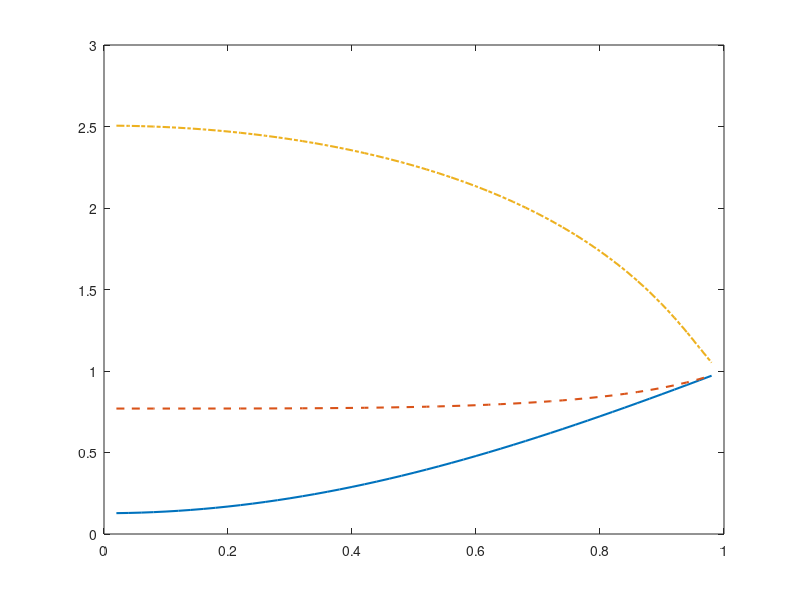

MATLAB code to generate this figure: (Note: this script raises an error after producing the figure.)
%%%%%%%%%%%%%%%%%%%%%%%%%%%%%%%%%%%%%%%%%%%%%%%%%%%%%%%%%%%%%%%%%%%%%%%%%%%
%                                                      
%
%                                
%        Description: This m-file validates through simulation and Gamma 
%        approximation made determining the analytical expressions for the 
%        expected capapacites C_0.
%
%        C_0:       log2(1 + snr_s)   
%
%        According to the channel estimation model the amplitude gain of 
%        the channel estimated at the SR for the PT-PR and ST-SR is 
%        Gausssian distributed 
%            h_s ~ N(h_s * \pho_s, sqrt(1 - rho_s^2)),
%            h_p ~ N(h_p * \pho_s, sqrt(1 - rho_p^2))  
%        
%        Clearly, the power gains (g_s = |h_s|^2 and g_p = |h_p|^2) are
%        distributed according to non central chi-2 distribution with 1
%        degree, which can be approximated as Gamma distribution to ease
%        the analytical analysis. Based on we perform simulation to
%        validate the analytical (Gamma) approximation 
%
%
%        Created on: 31.03.15
%        Last modified: 31.03.15
%        Revision History: 31.03.15 --> File generated   
%  
%%%%%%%%%%%%%%%%%%%%%%%%%%%%%%%%%%%%%%%%%%%%%%%%%%%%%%%%%%%%%%%%%%%%%%%%%%%

clear all;
close all;
clc;



sim = 00;                                       % Enable( = 1) to perform simulation, theoretical analysis
th = 00;                                        % disable ( = 0) to plot curves, data is read from a file
                                                % Theoretical anaylsis is also included of simulation as
                                                % numerical integration is involved
%%%%%%%%%%%%%%%%%%%%%%%%%%%%%%%%%%%%%%%%%%%%%%%%%%%%%%%%%%%%%%%%%%%%%%%%%%%
%   Parameters
%%%%%%%%%%%%%%%%%%%%%%%%%%%%%%%%%%%%%%%%%%%%%%%%%%%%%%%%%%%%%%%%%%%%%%%%%%%
snr_s = 10.^([-10,0,10]/10);                    % snr received at the SR, over the link ST-SR 
dof_s = 1;                                      % degree of freedom for the estimated channel, usually set to 1  


%%%%%%%%%%%%%%%%%%%%%%%%%%%%%%%%%%%%%%%%%%%%%%%%%%%%%%%%%%%%%%%%%%%%%%%%%%%
%   Simulation
%%%%%%%%%%%%%%%%%%%%%%%%%%%%%%%%%%%%%%%%%%%%%%%%%%%%%%%%%%%%%%%%%%%%%%%%%%%
if sim   
    %% Simulation parameters
    M = 1e6;                                                % Number of Realization
    g_s_sim = zeros(1,M);                                   % power gain for the channel g_s 
    rho_s_sim = 0.1:0.1:0.95;                               % Channel correlation coefficient                                            
    Exp_C_0_sim = zeros(length(snr_s),length(rho_s_sim));   % Expected Capacity

    for i = 1:length(snr_s)
        disp(strcat('SIM:snr_s(i) = ',num2str(snr_s(i))));
        for j = 1:length(rho_s_sim)
            disp(strcat('SIM:rho_s_sim(j) = ',num2str(rho_s_sim(j))));
            parfor k = 1:M
                g_s_sim(k) =  sum( normrnd(rho_s_sim(j), sqrt(snr_s(i))...
                    * sqrt(1 - rho_s_sim(j)^2), 1 ,dof_s).^2);
            end
            Exp_C_0_sim(i,j) = mean(log2(1 + g_s_sim));
        end
    end
    save('results_C_0_approx_vs_rho_s_diff_SNR_sim.mat');
    if ~th      % If theoretical analysis is already simulated the computation ends here.
        quit;
    end
end    
    
%%%%%%%%%%%%%%%%%%%%%%%%%%%%%%%%%%%%%%%%%%%%%%%%%%%%%%%%%%%%%%%%%%%%%%%%%%%
%   Theoretical analysis
%%%%%%%%%%%%%%%%%%%%%%%%%%%%%%%%%%%%%%%%%%%%%%%%%%%%%%%%%%%%%%%%%%%%%%%%%%%
if th
   %% Theoretical parameters
    rho_s_th = 0.02:0.02:0.98;                              % Channel correlation coefficient                                            
    Exp_C_0_th = zeros(length(snr_s),length(rho_s_th));   % Expected Capacity

    for i = 1:length(snr_s)           
        disp(strcat('y:snr_s(i) = ',num2str(snr_s(i))));        
        for j = 1:length(rho_s_th)
            disp(strcat('TH:rho_s_th(j) = ',num2str(rho_s_th(j))));

            %% Gamma Parameters
            lambda_s = dof_s *  rho_s_th(j)^2/(snr_s(i) * (1 - rho_s_th(j)^2));   
            mean_ana_s = snr_s(i) * (1 - rho_s_th(j)^2) * (dof_s + lambda_s);    
            var_ana_s = snr_s(i)^2 * (1 - rho_s_th(j)^2)^2 * (2 * dof_s + 4 * lambda_s);
    
            b_gamma_s = var_ana_s/mean_ana_s;
            a_gamma_s = mean_ana_s/b_gamma_s;
            
            func_exp_C_0 = @(t) t .* 2.^(t) * log(2) .* 1/b_gamma_s^(a_gamma_s)...
                .* (2.^t - 1).^(a_gamma_s - 1)/gamma(a_gamma_s)...
                .* exp(- (2.^t - 1)/b_gamma_s);
            Exp_C_0_th(i,j) = integral(func_exp_C_0,0, 10);            
        end
    end
    save('results_C_0_approx_vs_rho_s_diff_SNR_th.mat');
    quit;
end

load('results_C_0_approx_vs_rho_s_diff_SNR_th.mat');

%%%%%%%%%%%%%%%%%%%%%%%%%%%%%%%%%%%%%%%%%%%%%%%%%%%%%%%%%%%%%%%%%%%%%%%%%%%
%   Plot curves theoretical analysis --  Exp_C_0 vs vs Channel
%   estimatoin correlation
%%%%%%%%%%%%%%%%%%%%%%%%%%%%%%%%%%%%%%%%%%%%%%%%%%%%%%%%%%%%%%%%%%%%%%%%%%%
Fontsize = 9;
plot(rho_s_th, Exp_C_0_th(1,:),'-', 'LineWidth', 1.5);
hold on, 
plot(rho_s_th, Exp_C_0_th(2,:),'--', 'LineWidth', 1.5, 'HandleVisibility','off');
hold on,
plot(rho_s_th, Exp_C_0_th(3,:),'-.', 'LineWidth', 1.5, 'HandleVisibility','off');

load('results_C_0_approx_vs_rho_s_diff_SNR_sim.mat');

hold on,
plot(rho_s_sim, Exp_C_0_sim(1,:), 'r*');
hold on, 
plot(rho_s_sim, Exp_C_0_sim(2,:), 'r*');
hold on,
plot(rho_s_sim, Exp_C_0_sim(3,:), 'r*');

%%%%%%%%%%%%%%%%%%%%%%%%%%%%%%%%%%%%%%%%%%%%%%%%%%%%%%%%%%%%%%%%%%%%%%%%%%%
%   Plot curves cosmetic makeover
%%%%%%%%%%%%%%%%%%%%%%%%%%%%%%%%%%%%%%%%%%%%%%%%%%%%%%%%%%%%%%%%%%%%%%%%%%%

grid on;
%axis tight;
axis([min(rho_s_th) max(rho_s_th)...
    min(Exp_C_0_th(1,:)) * 0.0 max(Exp_C_0_th(3,:)) * 1.05]);
ylabel('$\C0$','FontSize',Fontsize+2);
xlabel('$\rho_s$ = [ms]','FontSize',Fontsize+2);
hl = legend('Theoretical', 'Simulated');
set(hl, 'Location', 'NorthEast', 'FontSize', Fontsize);
set(gca,'FontSize',Fontsize);
laprint(1, '../figures/fig_C_0_approx_vs_rho_s_diff_SNR', 'options', 'factory', 'width', 8, 'scalefonts',...
    'on', 'factor',0.5, 'keepfontprops', 'on');
